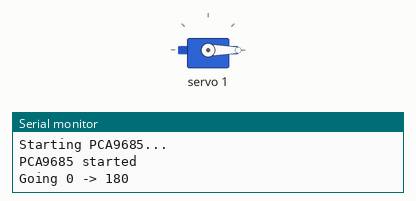
This sketch was run on a simulated Arduino Uno, built with avr-gcc and run on an emulated ATmega328P. Parts: servo, the last lines printed to the serial monitor.

Above: at 0.55 s.
At 3.15 s:
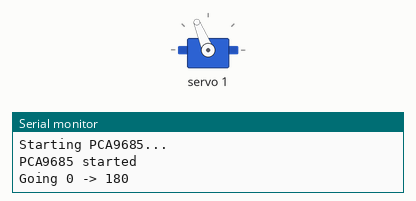
At 5.75 s:
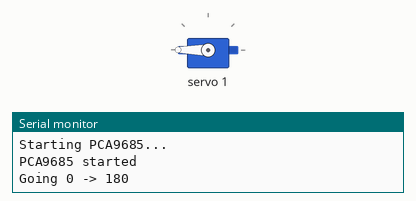
At 10.95 s:
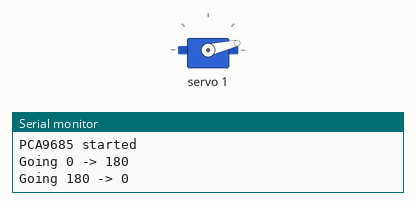
Timing chart, 0 to 18.5 s (numbered marks = the images above):
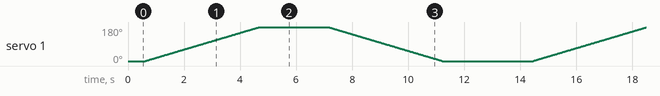

The sketch:

tuning_servo_motor.ino
```cpp
#include <Wire.h>
#include <Adafruit_PWMServoDriver.h>

Adafruit_PWMServoDriver pwm = Adafruit_PWMServoDriver(0x40);

#define SERVO_MIN 102
#define SERVO_MAX 512

uint8_t num = 1;   // Servo connected to channel 1

void setup()
{
  Serial.begin(9600);

  Serial.println("Starting PCA9685...");

  pwm.begin();
  pwm.setPWMFreq(50);   // MG995: use 50 Hz
  delay(500);

  Serial.println("PCA9685 started");
}

void loop()
{
  Serial.println("Going 0 -> 180");

  for (int pulse = SERVO_MIN; pulse <= SERVO_MAX; pulse++)
  {
    pwm.setPWM(num, 0, pulse);
    delay(10);
  }

  delay(2000);

  Serial.println("Going 180 -> 0");

  for (int pulse = SERVO_MAX; pulse >= SERVO_MIN; pulse--)
  {
    pwm.setPWM(num, 0, pulse);
    delay(10);
  }

  delay(3000);
}
```
